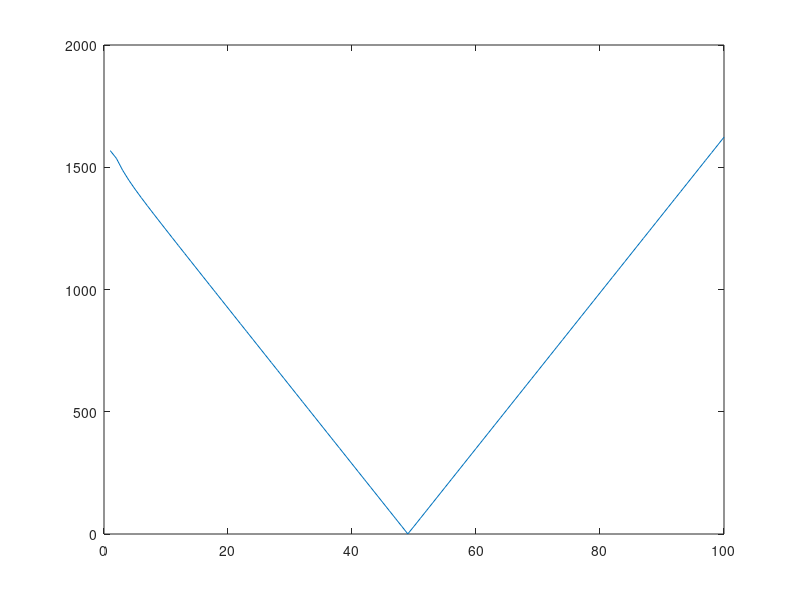

The MATLAB script that drew this image:
close all;

# Paraméterek:
#
#   D     :=  kád átmérő
#   K     :=  kád kerület
#   N     :=  faldeszka db szám
#   A     :=  faldeszka anyagszélesség
#   B     :=  faldeszka anyagvastagság (A/B ~ 11/4)
#   A_d   :=  faldeszka negatív profil eltolás (R és alpha függvénye) [A']
#   R     :=  faldeszka pozitív profil sugár (A/R ~ 6)
#   alpha :=  két szomszédos faldeszka által bezárt külső szög (N függvénye)


D_target = 1600; # cél átmérő
A = 120; 
R = A/6; # empirikus

disp("Fürdődézsa kezdeti paraméterei:");
printf("N = ? db\nA = %d mm\nR = %d mm\nA' = ? mm\n",A,R);
printf("A fürdődézsa cél átmérője: D = %d mm\n",D_target);
disp("------------------------------");

# D értéke A, R, alpha és N függvényében
D = @(A, R, alpha, N)  ( N / pi ) * ( A - R * (1 - sin( alpha ) ) )

# alpha maximális, ha alpha = 2 * pi / N
# minimalizálandó függvény rögzített A és R mellett, maximális alpha esetén.

f = @(N) abs( D_target - D(A, R, 2 * pi / N , N) )

N_scale = [1:1:100];
plot(N_scale, arrayfun(f,N_scale));

guess_N = 30;
[opt_N, opt_f] = fminunc(f,guess_N);

printf("Optimális faldeszka darabszám: %d db\n", opt_N);

opt_N = ceil(opt_N);
printf("Felfelé kerekítve: %u db\n", opt_N);

alpha = (2*pi/opt_N);
printf("eredeti alpha szög: %d°\n",rad2deg(alpha));
printf("eredeti A' érték: %d\n",R * sin( alpha ));

# alpha_max kövelése -> elforgatási holtjáték 
alpha_relaxed = alpha * 1.05;
printf("relaxált alpha szög (5%%-kal növelt érték): %d°\n",rad2deg(alpha_relaxed));

A_d = R * sin( alpha_relaxed );
printf("relaxált A' érték: %d mm\n", A_d);

disp("------------------------------");
disp("Fürdődézsa végleges paraméterei:");
printf("N = %u db\nA = %d mm\nR = %d mm\nA' = %d mm\n",opt_N,A,R,A_d);
D_approx = opt_N * ( A - R + A_d ) / pi;
printf("A fürdődézsa közelítőleges átmérője közelítőleges középvonali kerület alapján:\nD = %d mm\n",D_approx);